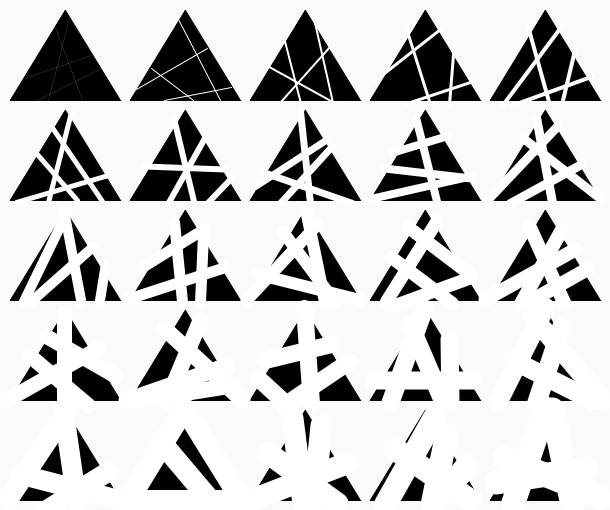
Frame 1 (no input)
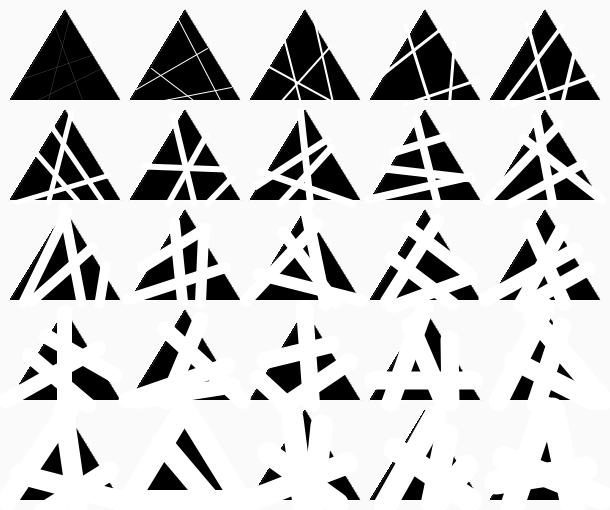
Frame 60 (the mouse pressed at the canvas centre just before this capture)
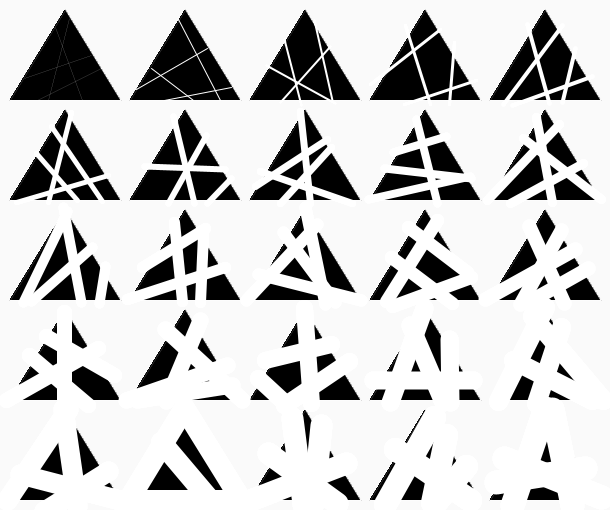
Frame 120 (the mouse held since frame 60 and released just before this capture)

The Processing sketch that drew these frames (run headless with seeded random() and noise(); from frame 60 on, the mouse is pressed at the canvas centre):

// Processing sketch: processing_83885
// ── processing_83885.pde

void setup()
{
 size(610,510);
  background(250);
}

void draw()
{
println(mouseX);
println(mouseY);

smooth();

fill(0);
triangle (10,100,65,10,120,100);
triangle (130,100,185,10,240,100);
triangle (250,100,305,10,360,100);
triangle (370,100,425,10,480,100);
triangle (490,100,545,10,600,100);
//+100 en y  et +120 en x
triangle (10,200,65,110,120,200);
triangle (130,200,185,110,240,200);
triangle (250,200,305,110,360,200);
triangle (370,200,425,110,480,200);
triangle (490,200,545,110,600,200);

triangle (10,300,65,210,120,300);
triangle (130,300,185,210,240,300);
triangle (250,300,305,210,360,300);
triangle (370,300,425,210,480,300);
triangle (490,300,545,210,600,300);

triangle (10,400,65,310,120,400);
triangle (130,400,185,310,240,400);
triangle (250,400,305,310,360,400);
triangle (370,400,425,310,480,400);
triangle (490,400,545,310,600,400);

triangle (10,500,65,410,120,500);
triangle (130,500,185,410,240,500);
triangle (250,500,305,410,360,500);
triangle (370,500,425,410,480,500);
triangle (490,500,545,410,600,500);


//Premier triangle
stroke(255);
strokeWeight(0);
line(37,100,101,68);
line(82,100,55,27);
line(24,78,91,55);
line(48,100,69,18);
//Deuxieme triangle
strokeWeight(1);
line(193,100,151,68);
line(164,100,231,87);
line(136,89,207,48);
line(220,100,178,19);
strokeWeight(2);
//Troisieme triangle
line(314,20,332,100);
line(280,102,330,46);
line(266,65,335,103);
line(301,105,284,39);
strokeWeight(3);
//Quatrieme triangle
line(370,84,440,29);
line(430,104,405,25);
line(449,104,454,42);
line(404,104,476,80);
strokeWeight(4);
//Cinquieme triangle
line(549,103,527,24);
line(512,105,592,76);
line(562,102,575,48);
line(503,104,562,25);
strokeWeight(5);
//Sixieme triangle
line(36,153,77,200);
line(48,202,71,112);
line(51,126,102,201);
line(108,175,16,202);
strokeWeight(6);
//Septieme triangle
line(173,116,194,203);
line(225,169,144,166);
line(168,203,206,135);
line(207,203,231,178);
strokeWeight(7);
//Huitieme triangle
line(255,186,327,139);
line(352,203,260,171);
line(300,111,310,203);
line(280,203,331,147);
strokeWeight(8);
//Neuvieme triangle
line(471,178,384,168);
line(393,152,446,136);
line(437,203,416,119);
line(470,176,368,199);
strokeWeight(9);
//Dixieme triangle
line(552,202,536,117);
line(510,203,583,163);
line(601,199,523,138);
line(487,200,559,124);
strokeWeight(10);
//Onzieme triangle
line(63,207,81,302);
line(92,247,31,301);
line(23,302,67,211);
line(99,303,105,266);
strokeWeight(11);
//Douzieme triangle
line(127,299,225,267);
line(174,222,182,301);
line(200,302,203,234);
line(142,267,205,228);
strokeWeight(12);
//Treizieme triangle
line(305,207,325,304);
line(361,300,258,274);
line(246,300,317,224);
line(335,302,283,232);
strokeWeight(13);
//Quatorzieme triangle
line(452,303,391,257);
line(437,220,386,301);
line(467,272,408,227);
line(471,277,392,306);
strokeWeight(14);
//Quinzieme triangle
line(485,299,575,249);
line(526,303,588,268);
line(564,303,529,226);
line(520,304,561,230);
strokeWeight(15);
//Seizieme triangle
line(46,336,114,375);
line(6,400,98,348);
line(64,312,64,402);
line(29,355,88,405);
strokeWeight(16);
//Dix-septieme triangle
line(166,401,200,320);
line(242,400,165,329);
line(126,400,227,365);
line(232,385,137,400);
strokeWeight(17);
//Dix-huitieme triangle
line(265,360,331,344);
line(258,378,284,402);
line(284,405,349,361);
line(304,308,311,403);
strokeWeight(18);
//Dix-neuvieme triangle
line(443,402,410,325);
line(424,308,390,402);
line(450,402,449,339);
line(373,380,473,380);
strokeWeight(19);
//Vingtieme triangle
line(536,403,561,327);
line(603,400,532,316);
line(545,307,498,401);
line(592,400,513,360);
strokeWeight(20);
//Vingt-et-unième triangle
line(44,511,108,471);
line(77,506,63,409);
line(120,500,20,474);
line(7,500,68,409);
strokeWeight(21);
//Vingt-deuxième triangle
line(128,500,241,500);
line(241,500,184,408);
line(184,408,128,500);
line(210,500,161,442);
strokeWeight(22);
//Vingt-troisième triangle
line(250,500,346,463);
line(292,418,303,504);
line(337,503,268,453);
line(313,503,321,425);
strokeWeight(23);
//Vingt-quatrième triangle
line(395,449,470,500);
line(432,502,446,435);
line(434,417,385,504);
line(435,503,466,466);
strokeWeight(24);
//Vingt-cinquième triangle
line(496,482,585,468);
line(545,408,512,505);
line(552,409,572,505);
line(601,497,504,458);
strokeWeight(0);

}
